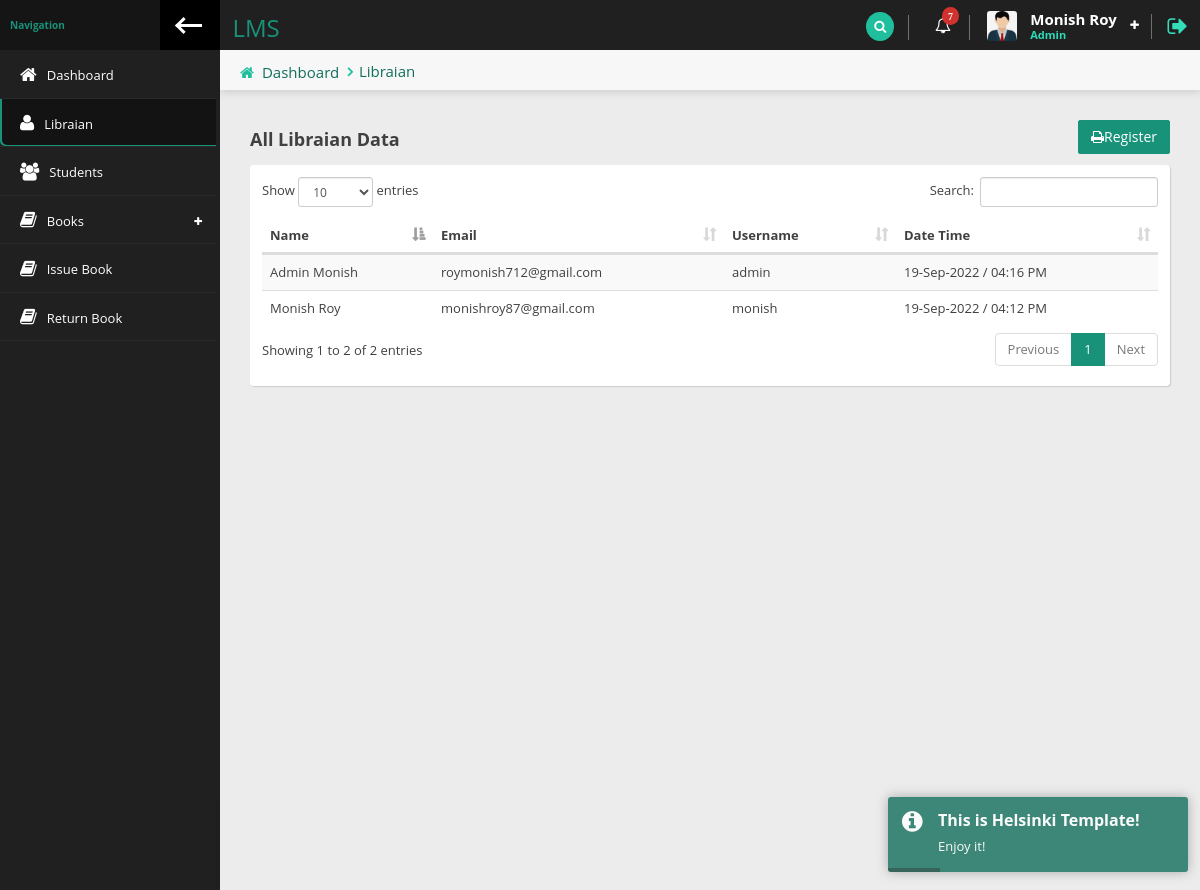
/librarian/libraian.php (signed in), run on the app's committed database.
### tables this page shows
CREATE TABLE `libraian` (
  `id` int(3) NOT NULL,
  `firstname` varchar(50) NOT NULL,
  `lastname` varchar(50) NOT NULL,
  `email` varchar(100) NOT NULL,
  `username` varchar(20) NOT NULL,
  `password` varchar(100) NOT NULL,
  `datetime` timestamp NOT NULL DEFAULT current_timestamp()
);

### librarian/libraian.php (the view, shortened to what this page needs)
<?php
require_once 'header.php';
?>
                <div class="content-header">
                    <div class="leftside-content-header">
                        <ul class="breadcrumbs">
                        <li><i class="fa fa-home" aria-hidden="true"></i><a href="index.php">Dashboard</a></li>
                        <li><a href="javascript:avoid(0)">Libraian</a></li>
                        </ul>
                    </div>
                </div>
                <div class="row animated fadeInUp">
                 <div class="col-sm-12">
                    <div class="pull-left"><h4 class="section-subtitle"><b>All Libraian Data</b></h4></div>
                    <div class="pull-right"><a href="register.php" target="_blank" class="btn btn-primary"><i class="fa fa-print"></i>Register</a></div>
                    <div class="clearfix"></div>
                    <div class="panel">
                        <div class="panel-content">
                            <div class="table-responsive">
                                <table id="basic-table" class="data-table table table-striped nowrap table-hover" cellspacing="0" width="100%">
                                    <thead>
                                    <tr>
                                        <th>Name</th>
                                        <th>Email</th>
                                        <th>Username</th>
                                        <th>Date Time</th>
                                    </tr>
                                    </thead>
                                    <tbody>
                                        <?php
                                            $result = mysqli_query($con, "SELECT * FROM `libraian`");
                                            while ($row = mysqli_fetch_assoc($result)){
                                        ?>
                                                    <tr>
                                                        <td><?= ucwords($row['firstname'] .' '. $row['lastname']) ?></td>
                                                        <td><?= $row['email'] ?></td>
                                                        <td><?= $row['username'] ?></td>
                                                        <td><?= date('d-M-Y / h:i A', strtotime($row['datetime'])) ?></td>
                                                    </tr>
                                                <?php
                                            }
                                        ?>
                                    </tbody>
                                </table>
                            </div>
                        </div>
                    </div>
                </div>
                </div>
<?php
require_once 'footer.php';
?>

### librarian/header.php (shortened to what this page needs)
<?php
$page = explode ( '/', $_SERVER['PHP_SELF']);
$page = end($page);
require_once '../dbcon.php';
$libraian_login = $_SESSION['libraian_login'];
$data = mysqli_query($con, "SELECT * FROM `libraian` WHERE `email` = '$libraian_login' OR `username` = '$libraian_login'");
$libraian_info = mysqli_fetch_assoc($data);
?>
<!doctype html>
<html lang="en" class="fixed left-sidebar-top">
<head>
    <link href="../assets/vendor/pace/pace-theme-minimal.css" rel="stylesheet" />
    <link rel="stylesheet" href="../assets/vendor/bootstrap/css/bootstrap.css">
    <link rel="stylesheet" href="../assets/vendor/font-awesome/css/font-awesome.css">
    <link rel="stylesheet" href="../assets/vendor/animate.css/animate.css">
    <link rel="stylesheet" href="../assets/vendor/toastr/toastr.min.css">
    <link rel="stylesheet" href="../assets/vendor/magnific-popup/magnific-popup.css">
    <link rel="stylesheet" href="../assets/vendor/data-table/media/css/dataTables.bootstrap.min.css">
    <link rel="stylesheet" href="../assets/vendor/sweetalert/sweetalert.css">
    <link rel="stylesheet" href="../assets/stylesheets/css/style.css">
</head>
<body>
    <div class="wrap">
        <div class="page-header">
            <div class="leftside-header">
                <div class="logo">
                    <a href="index.php" style="width: 500px">
                        <h3>&nbsp; LMS</h3>
                    </a>
                </div>
            </div>
            <div class="rightside-header">
                <div class="header-section" id="search-headerbox">
                    <i class="fa fa-search search" id="search-icon" aria-hidden="true"></i>
                </div>
                <div class="header-section hidden-xs" id="notice-headerbox">
                    <div class="notice" id="alerts-notice">
                        <i class="fa fa-bell-o" aria-hidden="true"><span class="badge badge-xs badge-top-right x-danger">7</span></i>
                    </div>
                </div>
                <div class="header-section" id="user-headerbox">
                    <div class="user-header-wrap">
                        <div class="user-photo">
                            <img alt="profile photo" src="../assets/images/avatar/user.jpg" />
                        </div>
                        <div class="user-info">
                            <span class="user-name"><?= ucwords($libraian_info['firstname']).' '.ucwords($libraian_info['lastname']) ?></span>
                            <span class="user-profile">Admin</span>
                        </div>
                        <i class="fa fa-plus icon-open" aria-hidden="true"></i>
                    </div>
                </div>
                <div class="header-section">
                    <a href="logout.php" data-toggle="tooltip" data-placement="left" title="Logout"><i class="fa fa-sign-out log-out" aria-hidden="true"></i></a>
                </div>
            </div>
        </div>
        <div class="page-body">
            <div class="left-sidebar">
                <div class="left-sidebar-header">
                    <div class="left-sidebar-title">Navigation</div>
                    <div class="left-sidebar-toggle c-hamburger c-hamburger--htla hidden-xs" data-toggle-class="left-sidebar-collapsed" data-target="html">
                        <span></span>
                    </div>
                </div>
                <div id="left-nav" class="nano">
                    <div class="nano-content">
                        <nav>
                            <ul class="nav nav-left-lines" id="main-nav">
                                <li class="<?= $page == 'index.php' ? 'active-item' : '' ?>"><a href="index.php"><i class="fa fa-home" aria-hidden="true"></i><span>Dashboard</span></a></li>
                                <li class="<?= $page == 'libraian.php' ? 'active-item' : '' ?>"><a href="libraian.php"><i class="fa fa-user" aria-hidden="true"></i><span>Libraian</span></a></li>
                                <li class="<?= $page == 'students.php' ? 'active-item' : '' ?>"><a href="students.php"><i class="fa fa-users" aria-hidden="true"></i><span>Students</span></a></li>
                                <li class="has-child-item close-item <?= $page == 'add-book.php' ? 'open-item' : '' ?><?= $page == 'manage-books.php' ? 'open-item' : '' ?>">
                                    <a><i class="fa fa-book" aria-hidden="true"></i><span>Books</span></a>
                                </li>
                                <li class="<?= $page == 'issue-book.php' ? 'active-item' : '' ?>"><a href="issue-book.php"><i class="fa fa-book" aria-hidden="true"></i><span>Issue Book</span></a></li>
                                <li class="<?= $page == 'return-book.php' ? 'active-item' : '' ?>"><a href="return-book.php"><i class="fa fa-book" aria-hidden="true"></i><span>Return Book</span></a></li>
                            </ul>
                        </nav>
                    </div>
                </div>
            </div>
            <div class="content">

### data on the page
libraian: firstname "Monish", lastname "Roy", firstname+lastname "Monish Roy", email "monishroy87@gmail.com", username "monish", datetime "19-Sep-2022 / 04:12 PM"
libraian: firstname+lastname "Admin Monish", email "roymonish712@gmail.com", username "admin", datetime "19-Sep-2022 / 04:16 PM"
